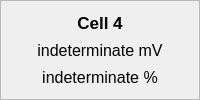
                 <widget class="QFrame" name="cell4_frame">
                  <property name="frameShape">
                   <enum>QFrame::StyledPanel</enum>
                  </property>
                  <property name="frameShadow">
                   <enum>QFrame::Raised</enum>
                  </property>
                  <layout class="QVBoxLayout" name="verticalLayout_16">
                   <item>
                    <widget class="QLabel" name="cell4_title">
                     <property name="font">
                      <font>
                       <pointsize>13</pointsize>
                       <weight>75</weight>
                       <bold>true</bold>
                      </font>
                     </property>
                     <property name="text">
                      <string>Cell 4</string>
                     </property>
                     <property name="alignment">
                      <set>Qt::AlignCenter</set>
                     </property>
                    </widget>
                   </item>
                   <item>
                    <widget class="QLabel" name="cell4_voltage">
                     <property name="font">
                      <font>
                       <pointsize>12</pointsize>
                      </font>
                     </property>
                     <property name="text">
                      <string>indeterminate mV</string>
                     </property>
                     <property name="alignment">
                      <set>Qt::AlignCenter</set>
                     </property>
                    </widget>
                   </item>
                   <item>
                    <widget class="QLabel" name="cell4_soc">
                     <property name="font">
                      <font>
                       <pointsize>12</pointsize>
                      </font>
                     </property>
                     <property name="text">
                      <string>indeterminate %</string>
                     </property>
                     <property name="alignment">
                      <set>Qt::AlignCenter</set>
                     </property>
                    </widget>
                   </item>
                  </layout>
                 </widget>
